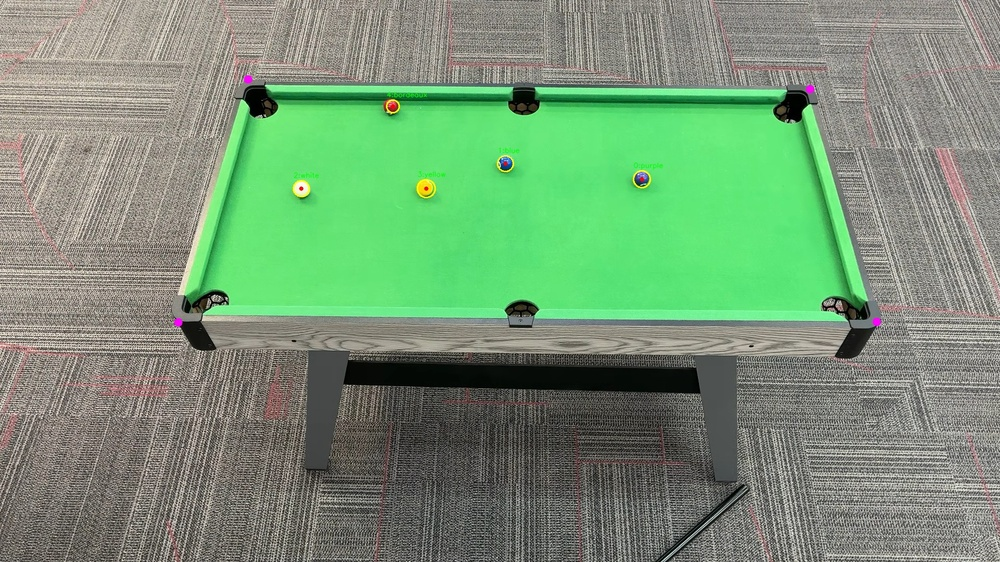
#> input picture runs/2026-02-23_11-01-49/debug/capture_20260223_110750_hough_test.jpeg, 1000 x 562 px, shrunk from 1920 x 1080 before the run
$ python -i scene_understanding.py   (imports and definitions only)
#> lines starting #> are read from the running program, lines starting #| are printed output that depends on the picture; after the words box and inside, x2 and y2 are one past the last pixel; in counts of white or black regions, pixels touching at a corner belong together
#> in get_table_corners, img is the input picture: shape (562, 1000, 3); mean B, G, R 117.2, 148.9, 119.3
import cv2
import numpy as np
import matplotlib.pyplot as plt
from core import config


def masking(img):

    # step 1: mask green thresholding
    blurred = cv2.GaussianBlur(img, (7, 7), 0)
    hsv = cv2.cvtColor(blurred, cv2.COLOR_BGR2HSV)
#> hsv: shape (562, 1000, 3); mean H, S, V 36.8, 55.1, 152
    lower_green = np.array([60, 0, 0])
    upper_green = np.array([73, 255, 255])
    mask = cv2.inRange(hsv, lower_green, upper_green)
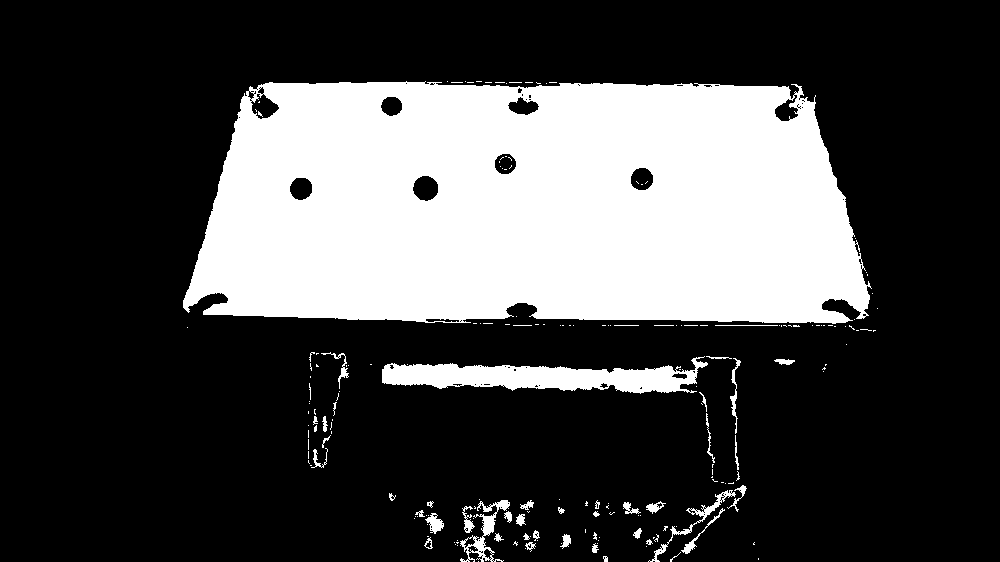
#> mask: shape (562, 1000); 27.5% white; 196 white regions (152 under 20 px), largest, box (x1, y1, x2, y2) and area: (183, 81, 872, 324) 143268, (382, 356, 708, 394) 6552, (460, 500, 510, 562) 822
    if mask is None or mask.size == 0:
        print("Error: Could not create mask.")
        return None

    #step 2: morphology open to remove noise
    kernel = cv2.getStructuringElement(cv2.MORPH_ELLIPSE, (15, 15))
    final_mask = cv2.morphologyEx(mask, cv2.MORPH_OPEN, kernel)
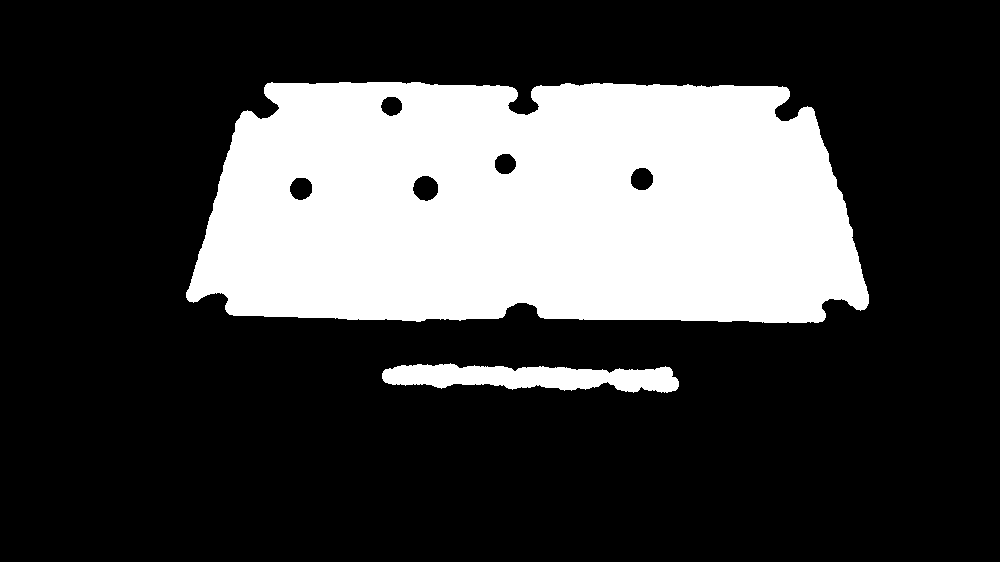
#> final_mask: shape (562, 1000); 26.2% white; 2 white regions

    return final_mask


def compute_homography_from_corners(corners: np.ndarray) -> np.ndarray:
    """Compute camera-pixel -> table-cm homography from 4 corner points.

    Parameters
    ----------
    corners : (4, 2) float32 array of camera-pixel corner coordinates,
              ordered [top-left, top-right, bottom-right, bottom-left].

    Returns
    -------
    (3, 3) float32 homography matrix mapping camera pixels to table cm.
    """
    src = np.array(corners, dtype=np.float32).reshape(4, 2)
    dst = np.array([
        [0.0,                  0.0],
        [config.TABLE_WIDTH_CM,  0.0],
        [config.TABLE_WIDTH_CM,  config.TABLE_HEIGHT_CM],
        [0.0,                  config.TABLE_HEIGHT_CM],
    ], dtype=np.float32)
    H, _ = cv2.findHomography(src, dst)
    return H.astype(np.float32)


# Utility function to show the histogram of the Hue channel
def show_hue_histogram(image_path: str):
    """
    Loads an image, converts it to HSV, and displays the histogram of the Hue channel.
    Helps to determine the range of green values for thresholding.
    """
    img = cv2.imread(image_path)
    if img is None:
        print(f"Failed to load image: {image_path}")
        return
    hsv = cv2.cvtColor(img, cv2.COLOR_BGR2HSV)
    hue = hsv[:, :, 0]
    plt.figure(figsize=(8, 4))
    plt.hist(hue.ravel(), bins=180, range=[0, 180], color='g', alpha=0.7)
    plt.title('Hue Channel Histogram')
    plt.xlabel('Hue Value (0-179)')
    plt.ylabel('Pixel Count')
    plt.grid(True)
    plt.show()

### DIFFERENT VERSION WITH CANNY + HOUGH ###

def compute_intersection(line1, line2):
    """
    Finds the intersection of two lines given in Hesse normal form (rho, theta).
    Returns [x, y] or None if lines are parallel.
    """
    rho1, theta1 = line1[0]
    rho2, theta2 = line2[0]

    # Set up the linear system:
    # x * cos(theta) + y * sin(theta) = rho
    A = np.array([
        [np.cos(theta1), np.sin(theta1)],
        [np.cos(theta2), np.sin(theta2)]
    ])
    b = np.array([[rho1], [rho2]])

    # If determinant is 0, lines are parallel
    if np.abs(np.linalg.det(A)) < 1e-10:
        return None

    # Solve for [x, y]
    x0, y0 = np.linalg.solve(A, b)
    return [x0[0], y0[0]]

def order_points(pts):
    """
    Orders points in [top-left, top-right, bottom-right, bottom-left] order.
    """
    pts = np.array(pts, dtype="float32")
    rect = np.zeros((4, 2), dtype="float32")

    # Sum of (x, y) - Top-Left has min sum, Bottom-Right has max sum
    s = pts.sum(axis=1)
    rect[0] = pts[np.argmin(s)]
    rect[2] = pts[np.argmax(s)]

    # Diff of (x, y) - Top-Right has min diff (x-y), Bottom-Left has max diff
    diff = np.diff(pts, axis=1)
    rect[1] = pts[np.argmin(diff)]
    rect[3] = pts[np.argmax(diff)]

    return rect


def get_table_corners(image):
    """Detect the 4 table corners from an image using Hull -> Canny -> Hough."""

    # --- Standard loading checks ---
    if isinstance(image, str):
        img = cv2.imread(image)
        if img is None: return None
    elif isinstance(image, np.ndarray):
        img = image
    else:
        return None

    # Get the Mask & Hull
    final_mask = masking(img)
    contours, _ = cv2.findContours(final_mask, cv2.RETR_EXTERNAL, cv2.CHAIN_APPROX_SIMPLE)
#> contours = 2 contours; box (x1, y1, x2, y2) and area: (186, 82, 869, 323) 142480, (382, 363, 679, 393) 5508
    if not contours: return None
    table_contour = max(contours, key=cv2.contourArea)
#> table_contour = contour of 602 points, box (x1, y1, x2, y2) (186, 82, 869, 323), area 142480
    hull = cv2.convexHull(table_contour)
#> hull = contour of 32 points, box (x1, y1, x2, y2) (186, 82, 869, 323), area 147886

    # --- Gradient Analysis ---

    # 2. Draw Hull on a blank canvas (1px wide)
    hull_canvas = np.zeros_like(final_mask)
    cv2.drawContours(hull_canvas, [hull], -1, 255, 1)
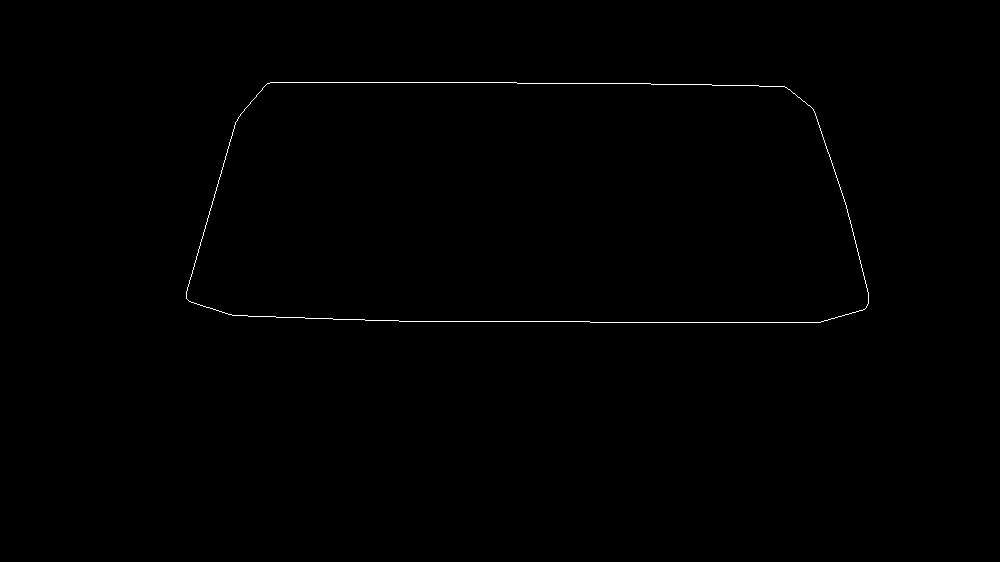
#> hull_canvas: shape (562, 1000); 0.29% white in thin lines or dots, all inside (x1, y1, x2, y2) = (186, 82, 869, 323)

    # Dilate hull to create a "search zone" for gradients
    kernel_dilate = cv2.getStructuringElement(cv2.MORPH_ELLIPSE, (5, 5))
    gradient_mask = cv2.dilate(hull_canvas, kernel_dilate, iterations=1)
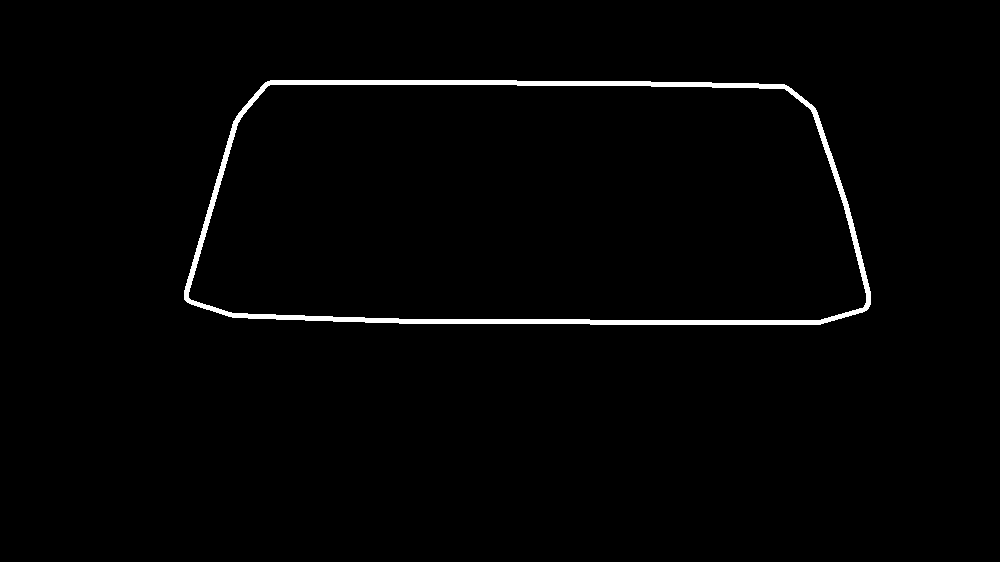
#> gradient_mask: shape (562, 1000); 1.5% white; 1 white region, box (x1, y1, x2, y2) and area: (184, 80, 871, 325) 8511

    # DEBUG : show mask
    # cv2.imshow("Gradient Search Zone", gradient_mask)
    # cv2.waitKey(0)

    # --- Targeted Hough Transform ---

    # for horizontal lines seperate bottom and top search
    x, y, w, h = cv2.boundingRect(hull)
#> x = 186; y = 82; w = 683; h = 241
    mid_y = y + h // 2
#> mid_y = 202
    top_mask = gradient_mask.copy()
    top_mask[mid_y:, :] = 0
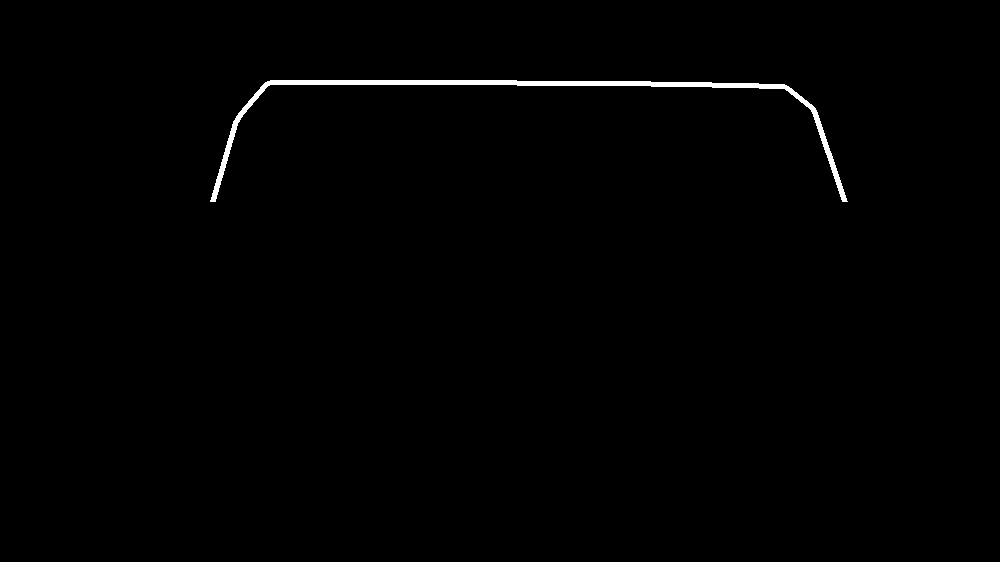
#> top_mask: shape (562, 1000); 0.71% white; 1 white region, box (x1, y1, x2, y2) and area: (210, 80, 848, 202) 3990
    bottom_mask = gradient_mask.copy()
    bottom_mask[:mid_y, :] = 0
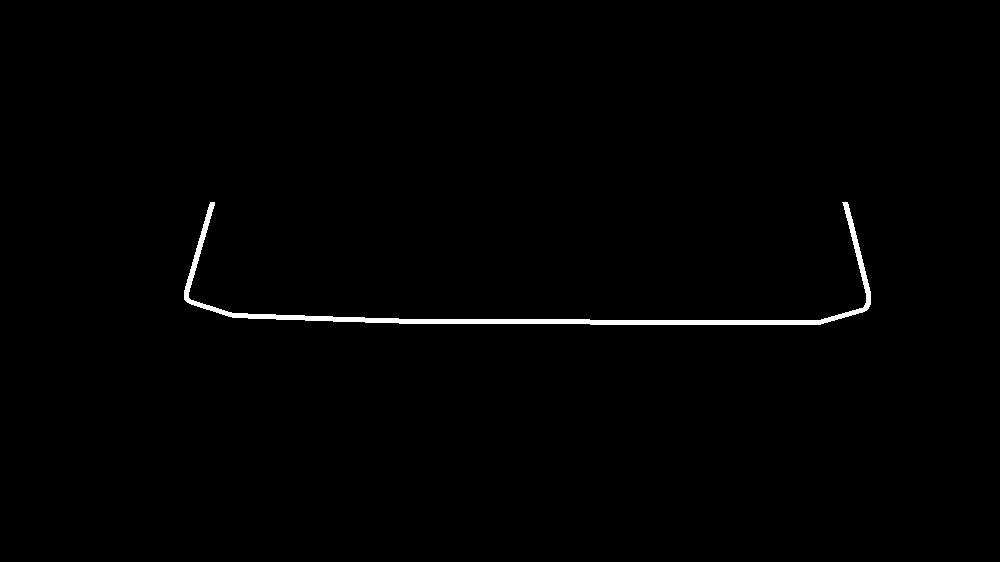
#> bottom_mask: shape (562, 1000); 0.8% white; 1 white region, box (x1, y1, x2, y2) and area: (184, 202, 871, 325) 4521

    ranges_deg = [(0,20) , (160,180) , (85,95) , (85,95)] # right, left, top, bottom
    edges = [gradient_mask,gradient_mask,top_mask,bottom_mask]
    threshold = 100

    lines = []
    for i, (min_deg, max_deg) in enumerate(ranges_deg):

        # Convert to radians
        min_theta = np.deg2rad(min_deg)
        max_theta = np.deg2rad(max_deg)

        # Run Hough Transform constrained to the range
        Hough_lines = cv2.HoughLines(
            edges[i],
            rho=1,
            theta=np.pi/180,
            threshold=threshold,
            min_theta=min_theta,
            max_theta=max_theta
        )

        # Find the "Best" line in this batch
        if Hough_lines is not None and len(Hough_lines) > 0:
            best_line = Hough_lines[0] # Take the strongest one
            lines.append(best_line)

            rho, theta = best_line[0]
            #print(f"Range {min_deg}-{max_deg}°: Found line at {np.rad2deg(theta):.2f}°")
        else:
            print(f"Range {min_deg}-{max_deg}°: No line found.")
#> this loop made 4 passes
#> (rho, theta) on passes 1 to 4: (263, 0.297), (-754, 2.86), (84, 1.57), (320, 1.57)
#> after the loop, lines = [[[263, 0.297]], [[-754, 2.86]], [[84, 1.57]], [[320, 1.57]]]


    # show lines on otiginal image for debugging
    '''vis_img = img.copy()
    for line in lines:
        if line is not None:
            rho, theta = line[0]
            a = np.cos(theta)
            b = np.sin(theta)
            x0 = a * rho
            y0 = b * rho
            length = 5000
            pt1 = (int(x0 + length * (-b)), int(y0 + length * (a)))
            pt2 = (int(x0 - length * (-b)), int(y0 - length * (a)))
            cv2.line(vis_img, pt1, pt2, (255, 0, 255), 2) # Magenta lines

    # Visualization of detected lines
    cv2.imshow("Detected Lines", vis_img)
    cv2.waitKey(0)'''

    # find corners by intersecting the lines
    right_v = lines[0]
#> right_v = [[263, 0.297]]
    left_v = lines[1]
#> left_v = [[-754, 2.86]]
    top_h = lines[2]
#> top_h = [[84, 1.57]]
    bottom_h = lines[3]
#> bottom_h = [[320, 1.57]]

    corners = []
    corners.append(compute_intersection(left_v, top_h))      # Corner 1
#> in compute_intersection, `rho1, theta1 = line1[0]`: rho1 = -754; theta1 = 2.86
#> in compute_intersection, `rho2, theta2 = line2[0]`: rho2 = 84; theta2 = 1.57
#> in compute_intersection, `A = np.array([ [np.cos(theta1), np.sin(theta1)], [np.cos(theta2), np.s..`: A = [[-0.961, 0.276], [7.55e-08, 1]]
#> in compute_intersection, `b = np.array([[rho1], [rho2]])`: b = [-754, 84]
#> in compute_intersection, `x0, y0 = np.linalg.solve(A, b)`: x0 = [808.5]; y0 = [84]
    corners.append(compute_intersection(right_v, top_h))     # Corner 2
    corners.append(compute_intersection(right_v, bottom_h))  # Corner 3
    corners.append(compute_intersection(left_v, bottom_h))   # Corner 4
    corners = [c for c in corners if c is not None]
#> corners = [[808.5, 84], [249.3, 84], [177.2, 320], [876.1, 320]]

    if len(corners) < 4:
        print("Error: Could not compute all 4 intersections.")
        return None

    # order corners
    final_corners = order_points(corners)
#> in order_points, `pts = np.array(pts, dtype="float32")`: pts has the same summary as corners in get_table_corners
#> in order_points, `s = pts.sum(axis=1)`: s = [892.5, 333.3, 497.2, 1196.1]
#> in order_points, `diff = np.diff(pts, axis=1)`: diff = [-724.5, -165.3, 142.8, -556.1]
#> final_corners = [[249.3, 84], [808.5, 84], [876.1, 320], [177.2, 320]]
    corner_img = img.copy()
    for i, pt in enumerate(final_corners):
        cv2.circle(corner_img, (int(pt[0]), int(pt[1])), 10, (0, 255, 0), -1)
        cv2.putText(corner_img, f"C{i}", (int(pt[0]), int(pt[1])-10),
                    cv2.FONT_HERSHEY_SIMPLEX, 0.8, (0, 255, 0), 2)
#> this loop made 4 passes
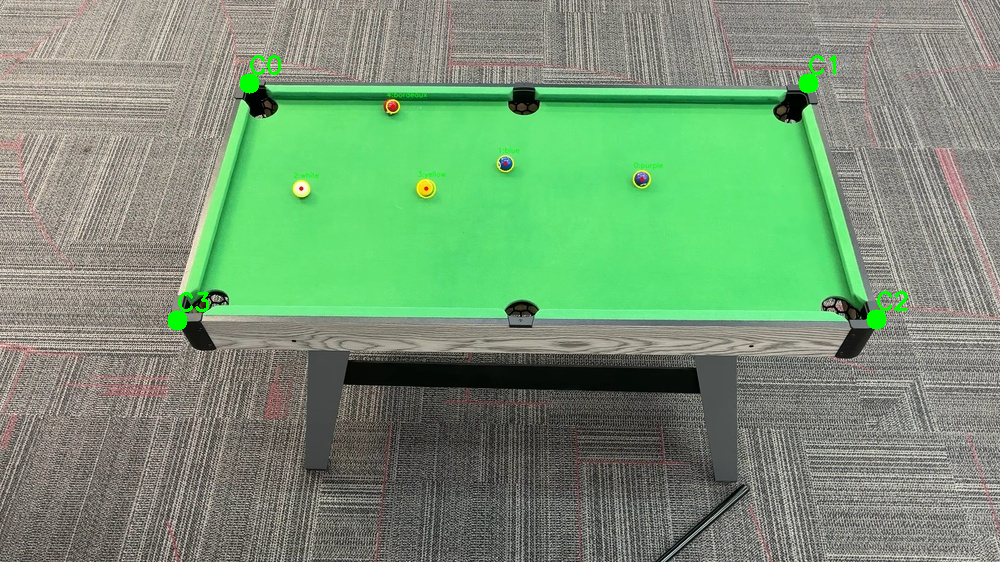
#> corner_img: shape (562, 1000, 3); 0.4% of pixels changed, all inside (x1, y1, x2, y2) = (167, 55, 908, 331)

    # show: DEBUG
    # cv2.imshow("Final Corners", corner_img)
    # cv2.waitKey(0)

    return final_corners

>>> result = get_table_corners('../runs/2026-02-23_11-01-49/debug/capture_20260223_110750_hough_test.jpeg')
#> result has the same summary as final_corners in get_table_corners
